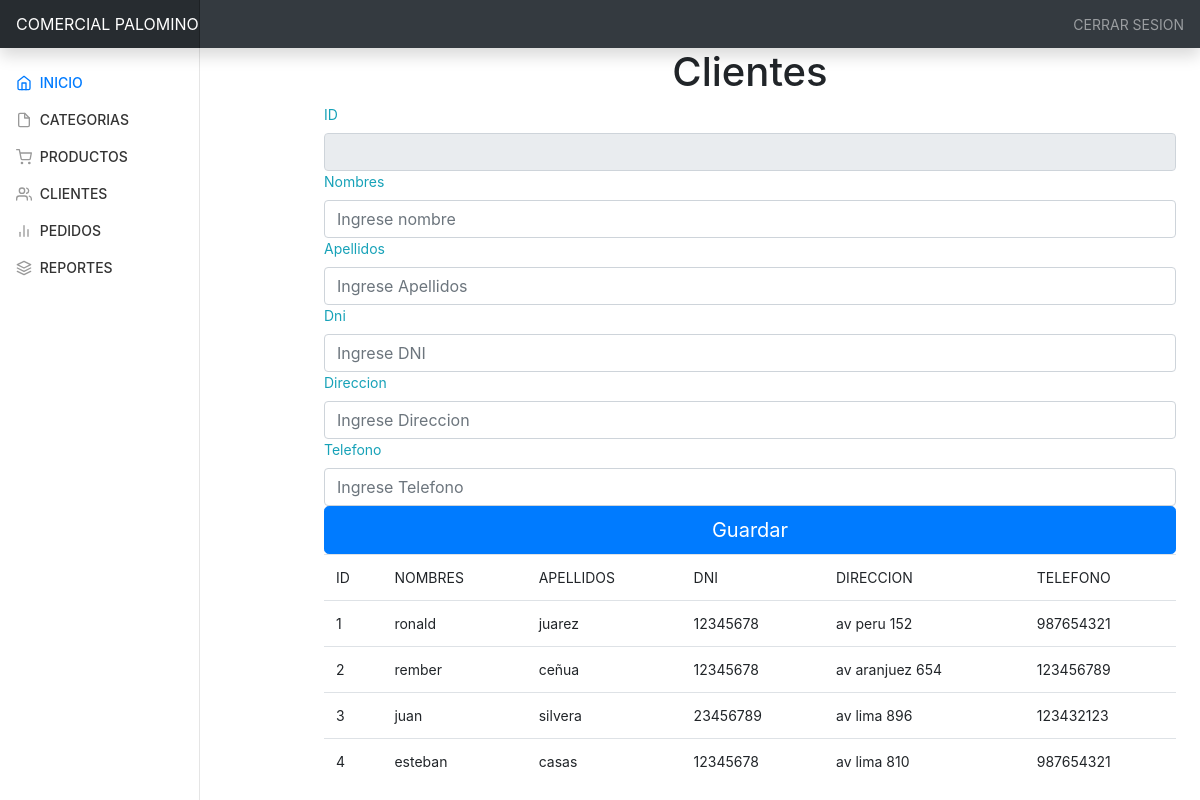
The page /cliente.php (signed in) on the database its author committed.
### tables this page shows
CREATE TABLE `cliente` (
  `IDCLI` int(11) NOT NULL,
  `NOMCLI` varchar(50) DEFAULT NULL,
  `APECLI` varchar(50) DEFAULT NULL,
  `DNI` char(8) DEFAULT NULL,
  `DIRCLI` varchar(250) DEFAULT NULL,
  `TELCLI` char(9) DEFAULT NULL
);

### cliente.php (the view, shortened to what this page needs)
<!doctype html>
<html lang="en">
  <head>
<link href="css/bootstrap.min.css" rel="stylesheet">
<link href="css/style.css" rel="stylesheet">
    <link href="dashboard.css" rel="stylesheet">
  </head>
  <body>
  <?php
        require_once 'login.php';
        $conexion = new mysqli($hn, $un, $pw, $db);
?>
    <nav class="navbar navbar-dark sticky-top bg-dark flex-md-nowrap p-0 shadow">
  <a class="navbar-brand col-md-3 col-lg-2 mr-0 px-3" href="#">COMERCIAL PALOMINO</a>
  <ul class="navbar-nav px-3">
    <li class="nav-item text-nowrap">
      <a class="nav-link" href="#">CERRAR SESION</a>
    </li>
  </ul>
</nav>
<div class="container-fluid">
  <div class="row">
    <nav id="sidebarMenu" class="col-md-3 col-lg-2 d-md-block bg-gradient-light sidebar collapse">
      <div class="sidebar-sticky pt-3">
        <ul class="nav flex-column">
          <li class="nav-item">
            <a class="nav-link active" href="#">
              <span data-feather="home"></span>
              INICIO <span class="sr-only">(current)</span>
            </a>
          </li>
          <li class="nav-item">
            <a class="nav-link" href="categoria.php">
              <span data-feather="file"></span>
              CATEGORIAS
            </a>
          </li>
          <li class="nav-item">
            <a class="nav-link" href="producto.php">
              <span data-feather="shopping-cart"></span>
              PRODUCTOS
            </a>
          </li>
          <li class="nav-item">
            <a class="nav-link" href="cliente.php">
              <span data-feather="users"></span>
              CLIENTES
            </a>
          </li>
          <li class="nav-item">
            <a class="nav-link" href="pedido.php">
              <span data-feather="bar-chart-2"></span>
              PEDIDOS
            </a>
          </li>
          <li class="nav-item">
            <a class="nav-link" href="#">
              <span data-feather="layers"></span>
              REPORTES
            </a>
          </li>
        </ul>
      </div>
    </nav>
    <main role="main" class="col-md-9 ml-sm-auto col-lg-10 px-md-4">
        <div id="reg">
        <h1>Clientes</h1>
        <form class="form-signin" action="" method="post">
         	<label for="id" class="text-info">ID</label>
  	        <input type="text"  class="form-control" name="id" autofocus readonly>
  	        <label for="nombre" class="text-info">Nombres</label>
  	        <input type="text" class="form-control" name="nombre"  placeholder="Ingrese nombre" required>
            <label for="ape" class="text-info">Apellidos</label>
  	        <input type="text" class="form-control" name="ape"  placeholder="Ingrese Apellidos" required>
            <label for="dni" class="text-info">Dni</label>
  	        <input type="text" class="form-control" name="dni"  placeholder="Ingrese DNI" required>
            <label for="Dir" class="text-info">Direccion</label>
            <input type="text" class="form-control" name="dir"  placeholder="Ingrese Direccion" required>
            <label for="tel" class="text-info">Telefono</label>
            <input type="text" class="form-control" name="tel"  placeholder="Ingrese Telefono" required>
            <button class="btn btn-lg btn-primary btn-block" type="submit">Guardar</button>
        </form>
        <div id="tabla">
        <table class="table table-hover">
		<tr>
			<td>ID</td>
			<td>NOMBRES</td>
			<td>APELLIDOS</td>
            <td>DNI</td>
			<td>DIRECCION</td>
            <td>TELEFONO</td>
		</tr>
		<?php
		$sql="SELECT * from cliente";
		$result=mysqli_query($conexion,$sql);
		while($mostrar=mysqli_fetch_array($result)){
		 ?>
		<tr>
			<td><?php echo $mostrar['IDCLI'] ?></td>
			<td><?php echo $mostrar['NOMCLI'] ?></td>
			<td><?php echo $mostrar['APECLI'] ?></td>
            <td><?php echo $mostrar['DNI'] ?></td>
			<td><?php echo $mostrar['DIRCLI'] ?></td>
            <td><?php echo $mostrar['TELCLI'] ?></td>
		</tr>
	<?php
	}
	 ?>
	</table>
    </div>
        </div>
    </main>
  </div>
</div>
        <script src="js/dashboard.js"></script></body>
</html>

### css/style.css (style rules this page uses)
#reg { margin-left:100px; }
h1,h3,h5 { text-align: center; }

### css/dashboard.css (style rules this page uses)
body { font-size: .875rem; }
.feather { width: 16px; height: 16px; vertical-align: text-bottom; }
.sidebar { position: fixed; top: 0; bottom: 0; left: 0; z-index: 100; padding: 48px 0 0; box-shadow: inset -1px 0 0 rgba(0, 0, 0, .1); }
.sidebar-sticky { position: relative; top: 0; height: calc(100vh - 48px); padding-top: .5rem; overflow-x: hidden; overflow-y: auto; }
.sidebar .nav-link { font-weight: 500; color: #333; }
.sidebar .nav-link .feather { margin-right: 4px; color: #999; }
.sidebar .nav-link.active { color: #007bff; }
.sidebar .nav-link:hover .feather, .sidebar .nav-link.active .feather { color: inherit; }
.navbar-brand { padding-top: .75rem; padding-bottom: .75rem; font-size: 1rem; background-color: rgba(0, 0, 0, .25); box-shadow: inset -1px 0 0 rgba(0, 0, 0, .25); }

### rows shown on the page
cliente: IDCLI "1", NOMCLI "ronald", APECLI "juarez", DNI "12345678", DIRCLI "av peru 152", TELCLI "987654321"
cliente: IDCLI "2", NOMCLI "rember", APECLI "ceñua", DNI "12345678", DIRCLI "av aranjuez 654", TELCLI "123456789"
cliente: IDCLI "3", NOMCLI "juan", APECLI "silvera", DNI "23456789", DIRCLI "av lima 896", TELCLI "123432123"
cliente: IDCLI "4", NOMCLI "esteban", APECLI "casas", DNI "12345678", DIRCLI "av lima 810", TELCLI "987654321"
